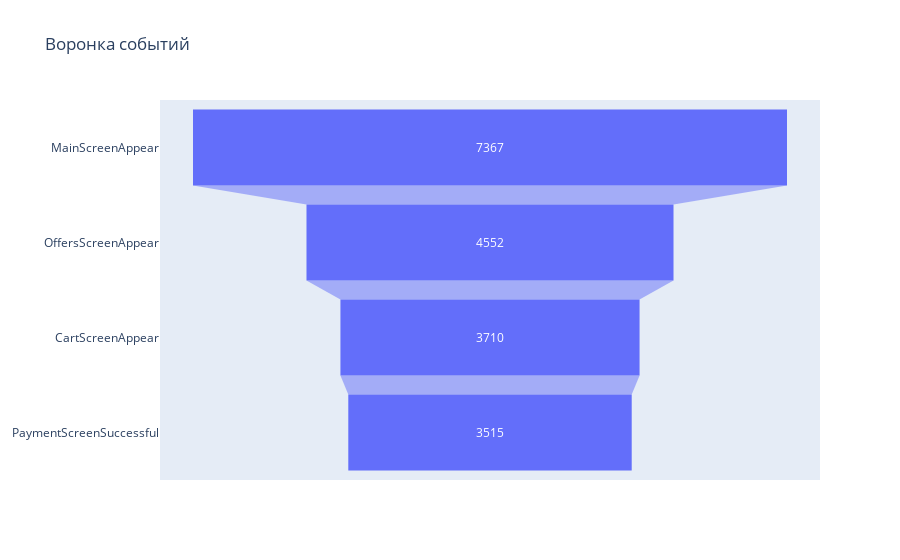

Write notebook code for a chart like this one.
### Markdown cell above
Построим воронку продаж

### Code cell
fig = go.Figure(
    go.Funnel(
        y=event_grouped.query('event != "Tutorial"')['event'],
        x=event_grouped.query('event != "Tutorial"')['users'],
    )
)
fig.update_layout(title="Воронка событий")
fig.show()

### Figure 1 — Plotly figure (JSON) as saved in the notebook; plotly's stock layout.template omitted (floating-point values rounded to 4 significant figures)
{"data": [{"type": "funnel", "x": [7367, 4552, 3710, 3515], "y": ["MainScreenAppear", "OffersScreenAppear", "CartScreenAppear", "PaymentScreenSuccessful"]}], "layout": {"title": {"text": "Воронка событий"}}}
